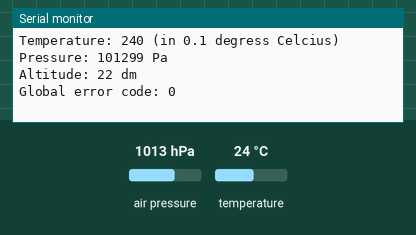
Simulated run of this program. Board: ATmega328P, built with avr-gcc and emulated at 16 MHz (the files do not name the chip). Parts: the last lines printed to the serial monitor. Wiring (inferred from the names in the program): BMP180 pressure sensor at I2C address 0x77. The inputs (shaded band) are chosen by the test bench; at power-on: air pressure 1013 hPa, temperature 24 °C.

Above: at 1.2 s.
1.3 s: air pressure set to 952 hPa
At 2.6 s:
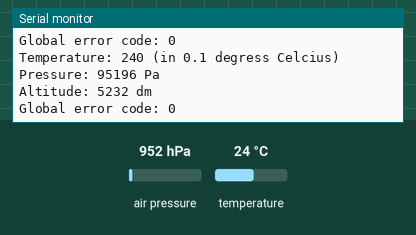
2.8 s: temperature set to 12 °C
4.3 s: air pressure set to 1048 hPa
At 6.9 s:
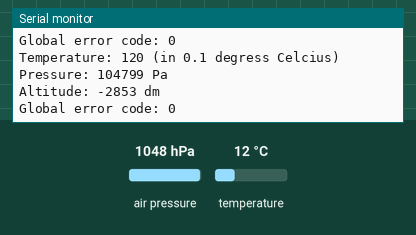
Timing chart, 0 to 8.4 s (numbered marks = the images above; inputs shaded):
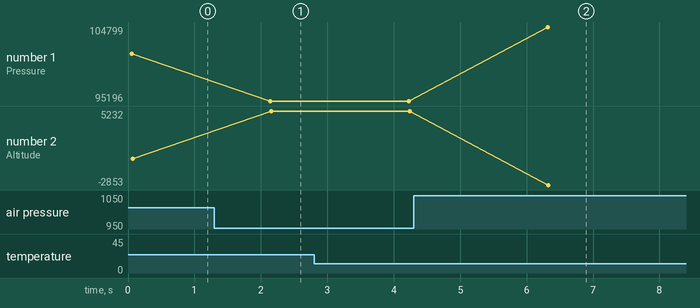

The program:

main.c
```c
// (licence header left out)
#define F_CPU 16000000L

#include <avr/io.h>
#include <string.h>
#include <util/delay.h>
#include "uart.h"
#include "i2c.h"
#include "bmp.h"

int main(void)
{
    int32_t temperature = 0;
    int32_t pressure = 0;
    uint8_t errorCode = 0;

    // Call setup functions
    uartSetup();
    i2cSetup();
    bmpCalibrate(&errorCode);

    while (1)
    {
        bmpComputePressureAndTemperature(&temperature, &pressure, &errorCode);

        printf("Temperature: %ld (in 0.1 degress Celcius)\n", temperature);
        printf("Pressure: %ld Pa\n", pressure);
        printf("Altitude: %ld dm\n", bmpComputeAltitude(pressure));
        printf("Global error code: %d\n\n", errorCode);

        _delay_ms(2000);
    }

    return 0;
}
```

bmp.c
```c
// (licence header left out)
#ifndef F_CPU
#define F_CPU 16000000L
#endif

#include <avr/io.h>
#include <util/delay.h>
#include <util/twi.h>
#include <stdio.h>
#include <math.h>
#include "bmp.h"
#include "i2c.h"

// Oversampling
#define OSS 3 // The oversampling setting works for 0, 1, 2, and 3

// Addresses
#define BMP085_R 0xEF
#define BMP085_W 0xEE

int16_t calibrationSigned[8];
int16_t calibrationUnsigned[3];

void bmpCalibrate(uint8_t* errorcode)
{
    if (*errorcode == 0)
    {
        calibrationSigned[0] = bmpReadShort(0xAA, errorcode); // ac1
    }

    if (*errorcode == 0)
    {
        calibrationSigned[1] = bmpReadShort(0xAC, errorcode); // ac2
    }

    if (*errorcode == 0)
    {
        calibrationSigned[2] = bmpReadShort(0xAE, errorcode); // ac3
    }

    if (*errorcode == 0)
    {
        calibrationUnsigned[0] = bmpReadShort(0xB0, errorcode); // ac4
    }

    if (*errorcode == 0)
    {
        calibrationUnsigned[1] = bmpReadShort(0xB2, errorcode); // ac5
    }

    if (*errorcode == 0)
    {
        calibrationUnsigned[2] = bmpReadShort(0xB4, errorcode); // ac6
    }

    if (*errorcode == 0)
    {
        calibrationSigned[3] = bmpReadShort(0xB6, errorcode); // b1
    }

    if (*errorcode == 0)
    {
        calibrationSigned[4] = bmpReadShort(0xB8, errorcode); // b2
    }

    if (*errorcode == 0)
    {
        calibrationSigned[5] = bmpReadShort(0xBA, errorcode); // mb
    }

    if (*errorcode == 0)
    {
        calibrationSigned[6] = bmpReadShort(0xBC, errorcode); // mc
    }

    if (*errorcode == 0)
    {
        calibrationSigned[7] = bmpReadShort(0xBE, errorcode); // md
    }
}

uint16_t bmpReadShort(uint8_t address, uint8_t* errorCode)
{
    uint16_t msb = 0;
    uint16_t lsb = 0;
    uint16_t data;

    // Send a start condition (set TWSTA)
    i2cStart();
    *errorCode = i2cWaitForComplete();

    if (*errorCode == 0)
    {
        *errorCode = i2cCheckReturnCode(TW_START);
    }
    //printf("Error code: %d\n", errorCode);

    // Tell slave to go in receive mode
    if (*errorCode == 0)
    {
        i2cSendByte(BMP085_W); // write 0xEE
        *errorCode = i2cWaitForComplete();
    }

    // ACKS
    if (*errorCode == 0)
    {
        *errorCode = i2cCheckReturnCode(TW_MT_SLA_ACK);
    }
    //printf("Error code: %d\n", errorCode);

    // Send read address to slave
    if (*errorCode == 0)
    {
        i2cSendByte(address); // write register address
        *errorCode = i2cWaitForComplete();
    }
    // ACKS
    if (*errorCode == 0)
    {
        *errorCode = i2cCheckReturnCode(TW_MT_DATA_ACK);
    }
    //printf("Error code: %d\n", errorCode);

    // Send Restart to Slave
    if (*errorCode == 0)
    {
        i2cStart();
        *errorCode = i2cWaitForComplete();
    }

    if (*errorCode == 0)
    {
        *errorCode = i2cCheckReturnCode(TW_REP_START);
    }
    //printf("Error code: %d\n", errorCode);

    // Tell slave to go in send mode
    if (*errorCode == 0)
    {
        i2cSendByte(BMP085_R); // read 0xEF
        *errorCode = i2cWaitForComplete();
    }

    // ACKS
    if (*errorCode == 0)
    {
        *errorCode = i2cCheckReturnCode(TW_MR_SLA_ACK);
    }
    //printf("Error code: %d\n", errorCode);

    //Get MSB from Salve
    if (*errorCode == 0)
    {
        i2cReadByteACK();
        *errorCode=i2cWaitForComplete();
    }
    //printf("Error code: %d\n", errorCode);

    if (*errorCode == 0)
    {
        msb = i2cGetReceivedByte(); // Get MSB result
        *errorCode = i2cWaitForComplete();
    }

    // ACKM
    if (*errorCode == 0)
    {
        *errorCode = i2cCheckReturnCode(TW_MR_DATA_ACK);
    }
    //printf("Error code: %d\n", errorCode);

    //Get LSB from Slave
    if (*errorCode == 0)
    {
        i2cReadByteNOACK();
        *errorCode = i2cWaitForComplete();
    }
    //printf("Error code: %d\n", errorCode);

    if (*errorCode == 0)
    {
        lsb = i2cGetReceivedByte(); // Get LSB result
        *errorCode = i2cWaitForComplete();
    }

    // NACKM
    if (*errorCode == 0)
    {
        *errorCode = i2cCheckReturnCode(TW_MR_DATA_NACK);
    }
    //printf("Error code: %d\n", errorCode);
    //printf("TWSR STATUS: %d\n", (TWSR & 0xF8));

    // Send stop on the bus
    if (*errorCode == 0)
    {
        *errorCode = i2cStop();
    }
    //printf("Error code: %d\n", errorCode);

    data = (msb << 8) + lsb;

    return data;
}

int32_t bmpReadUT(uint8_t* errorCode)
{
    int32_t temperature = 0;

    // Send a start condition
    i2cStart();
    *errorCode = i2cWaitForComplete();

    if (*errorCode == 0)
    {
        *errorCode = i2cCheckReturnCode(TW_START);
    }

    // Tell slave to go in receive mode
    if (*errorCode == 0)
    {
        i2cSendByte(BMP085_W); // Write 0xEE
        *errorCode = i2cWaitForComplete();
    }

    // ACKS
    if (*errorCode == 0)
    {
        *errorCode = i2cCheckReturnCode(TW_MT_SLA_ACK);
    }
    //printf("Error code: %d\n", errorCode);

    //Write control register address
    if (*errorCode == 0)
    {
        i2cSendByte(0xF4); // write 0xF4
        *errorCode=i2cWaitForComplete();
    }

    // ACKS
    if (*errorCode == 0)
    {
        *errorCode=i2cCheckReturnCode(TW_MT_DATA_ACK);
    }
    //printf("Error code: %d\n", errorCode);
    //printf("TWSR STATUS: %d\n", (TWSR & 0xF8));

    // Write control register value
    if (*errorCode == 0)
    {
        i2cSendByte(0x2E); // write 0x2E
        *errorCode=i2cWaitForComplete();
    }
    // ACKS
    if (*errorCode == 0)
    {
        *errorCode=i2cCheckReturnCode(TW_MT_DATA_ACK);
    }
    //printf("Error code: %d\n", errorCode);

    // Send a stop condition
    if (*errorCode == 0)
    {
        *errorCode=i2cStop();
    }
    //printf("Error code: %d\n", errorCode);

    _delay_ms(5); // Minimum time is 4.5 ms

    if (*errorCode == 0)
    {
        temperature = bmpReadShort(0xF6,errorCode);
    }

    return temperature;
}

int32_t bmpReadUP(uint8_t* errorCode)
{
    int32_t pressure = 0;

    // Send a start condition
    i2cStart();
    *errorCode=i2cWaitForComplete();

    if (*errorCode == 0)
    {
        *errorCode = i2cCheckReturnCode(TW_START);
    }
    //printf("Error code: %d\n", errorCode);

    // Tell slave to go in receive mode
    if (*errorCode == 0)
    {
        i2cSendByte(BMP085_W); // write 0xEE
        *errorCode = i2cWaitForComplete();
    }

    // ACKS
    if (*errorCode == 0)
    {
        *errorCode = i2cCheckReturnCode(TW_MT_SLA_ACK);
    }
    //printf("Error code: %d\n", errorCode);

    // Write control register address
    if (*errorCode == 0)
    {
        i2cSendByte(0xF4); // write 0xF4
        *errorCode = i2cWaitForComplete();
    }

    // ACKS
    if (*errorCode == 0)
    {
        *errorCode = i2cCheckReturnCode(TW_MT_DATA_ACK);
    }
    //printf("Error code: %d\n", errorCode);
    //printf("TWSR STATUS: %d \n", (TWSR & 0xF8));

    // Write control register value
    if (*errorCode == 0)
    {
        i2cSendByte(0x34 + (OSS << 6)); // write 0x34 + (OSS << 6)
        *errorCode = i2cWaitForComplete();
    }

    // ACKS
    if (*errorCode == 0)
    {
        *errorCode = i2cCheckReturnCode(TW_MT_DATA_ACK);
    }
    //printf("Error code: %d\n", errorCode);

    // Send a stop condition
    if (*errorCode == 0)
    {
        *errorCode = i2cStop();
    }
    //printf("Error code: %d\n", errorCode);

    //_delay_ms(16); // Minimum time is 15 ms
    _delay_ms(2 + (3 << OSS));

    if (*errorCode == 0)
    {
        pressure = bmpReadShort(0xF6, errorCode);
        pressure = pressure << 8;
        pressure = pressure >> (8 - OSS);
    }

    return pressure;
}

void bmpComputePressureAndTemperature(int32_t* temperature, int32_t* pressure,
                                      uint8_t* errorCode)
{
    int32_t ut = 0;
    int32_t up = 0;
    int32_t x1, x2, b5, b6, x3, b3, p;
    uint32_t b4, b7;
    int16_t ac1 = calibrationSigned[0];
    int16_t ac2 = calibrationSigned[1];
    int16_t ac3 = calibrationSigned[2];
    uint16_t ac4 = calibrationUnsigned[0];
    uint16_t ac5 = calibrationUnsigned[1];
    uint16_t ac6 = calibrationUnsigned[2];
    int16_t b1 = calibrationSigned[3];
    int16_t b2 = calibrationSigned[4];
    //int16_t mb = calibrationSigned[5];
    int16_t mc = calibrationSigned[6];
    int16_t md = calibrationSigned[7];

    if (*errorCode == 0)
    {
        ut = bmpReadUT(errorCode);
    }

    if (*errorCode == 0)
    {
        up = bmpReadUP(errorCode);
    }

    x1 = ((int32_t) ut - (int32_t) ac6) * (int32_t) ac5 >> 15;
    x2 = ((int32_t) mc << 11) / (x1 + md);
    b5 = x1 + x2;
    *temperature = (b5 + 8) >> 4;

    b6 = b5 - 4000;
    x1 = (b2 * ((b6 * b6) >> 12)) >> 11;
    x2 = (ac2 * b6) >> 11;
    x3 = x1 + x2;
    b3 = (((((int32_t) ac1) * 4 + x3) << OSS) + 2) >> 2;
    x1 = (ac3 * b6) >> 13;
    x2 = (b1 * ((b6 * b6) >> 12)) >> 16;
    x3 = ((x1 + x2) + 2) >> 2;
    b4 = (ac4 * (uint32_t) (x3 + 32768)) >> 15;
    b7 = ((uint32_t) (up - b3) * (50000 >> OSS));
    //p = b7 < 0x80000000 ? (b7 * 2) / b4 : (b7 / b4) * 2;

    if (b7 < 0x80000000)
    {
        p = (b7 << 1) / b4;
    }

    else
    {
        p = (b7 / b4) << 1;
    }

    x1 = (p >> 8) * (p >> 8);
    x1 = (x1 * 3038) >> 16;
    x2 = (-7357 * p) >> 16;
    *pressure = p + ((x1 + x2 + 3791) >> 4);
}

int32_t bmpComputeAltitude(int32_t pressure)
{
    float temp;
    int32_t altitude;

    temp = (float) pressure / 101325;
    temp = 1 - pow(temp, 0.19029);
    altitude = round(44330 * temp * 10);

    // Return altitude in dm
    return altitude;
}
```

bmp.h
```c
// (licence header left out)
#ifndef BMP_H_INCLUDED
#define BMP_H_INCLUDED

void bmpCalibrate(uint8_t* errorcode);
       /* Loads the calibration constants from the EEPROM on the BMP sensor */

uint16_t bmpReadShort(uint8_t address, uint8_t* errorcode);
                                                 /* Returns 16 bits of data */

int32_t bmpReadUT(uint8_t* errorCode);
                                   /* Returns a raw temperature measurement */

int32_t bmpReadUP(uint8_t* errorcode);
                                      /* Returns a raw pressure measurement */

void bmpComputePressureAndTemperature(int32_t* temperature, int32_t* pressure,
                                      uint8_t* errorCode);
                 /* Computes human-readable temperature and pressure values */

int32_t bmpComputeAltitude(int32_t pressure);
                               /* Computes altitude with an empirical model */

#endif
```

i2c.c
```c
// (licence header left out)
#ifndef F_CPU
#define F_CPU 16000000L
#endif

#include <avr/io.h>
#include <util/delay.h>
#include <util/twi.h>
#include "i2c.h"

void i2cSetup()
{
    // Set the Serial Clock Line prescalar
    //
    // TWPS1    TWPS0   Prescalar Value
    //     0        0                 1
    //     0        1                 4
    //     1        0                16
    //     1        1                64
    TWSR = ((0 << TWPS1) | (0 << TWPS0));

    // Set the frequency of the Serial Clock Line to 200 kHz
    //
    // F_SCL = F_CPU / (16 + 2 * TWBR * (Prescalar Value))

    TWBR = 32;
}

void i2cStart(void)
{
    // Send start condition
    TWCR = (1 << TWINT) | (1 << TWSTA) | (1 << TWEN);
}

uint8_t i2cStop(void)
{
    uint8_t i = 0; // Time out variable
    uint8_t errorCode = 0;

    // Transmit stop condition
    TWCR = (1 << TWINT) | (1 << TWEN) | (1 << TWSTO);

    // Wait until stop condition is executed and bus released
    while ((TWCR & (1 << TWSTO)) && (i < 90))
    {
        _delay_us(1);
        i++;
    }

    if (i > 89)
    {
        _delay_us(1);
        errorCode = 100;
    }

    return errorCode;
}

void i2cSendByte(uint8_t data)
{
    // Save data to the TWDR
    TWDR = data;

    // Begin send
    TWCR = (1 << TWINT) | (1 << TWEN);
}

void i2cReadByteACK(void)
{
    TWCR = (1 << TWINT) | (1 << TWEN) | (1 << TWEA);
}

void i2cReadByteNOACK(void)
{
    TWCR = (1 << TWINT) | (1 << TWEN);
}

uint8_t i2cWaitForComplete(void)
{
    uint8_t i = 0; // Time out variable
    uint8_t errorCode = 0;

    // Wait for the i2c interface to complete the operation
    while ((!(TWCR & (1 << TWINT))) && (i < 90))
    {
        _delay_us(1);
        i++;
    }

    if (i > 89)
    {
        _delay_us(1);
        errorCode = 100;
    }

    return errorCode;
}

uint8_t i2cGetReceivedByte(void)
{
    return (uint8_t) TWDR;
}

uint8_t i2cCheckReturnCode(uint8_t expectedErrorCode)
{
    uint8_t errorCode = 0;

    if ((TWSR & 0xF8) != expectedErrorCode)
    {
        errorCode = 10;
    }

    return errorCode;
}
```

i2c.h
```c
// (licence header left out)
#ifndef I2C_H_INCLUDED
#define I2C_H_INCLUDED

void i2cSetup();
  /* Sets pullup and initializes bus speed to 200 kHz (at F_CPU=16000000UL) */

void i2cStart(void);
                                    /* Sends a start condition (sets TWSTA) */

uint8_t i2cStop(void);
                                     /* Sends a stop condition (sets TWSTO) */

void i2cSendByte(uint8_t data);
                                                       /* Sends a data byte */

void i2cReadByteACK(void);
                   /* Reads a data byte and sends ACK when done (sets TWEA) */

void i2cReadByteNOACK(void);
         /* Reads a data byte and sends NOACK when done (does not set TWEA) */

uint8_t i2cGetReceivedByte(void);
                   /* Returns the received data byte form the TWDR register */

uint8_t i2cWaitForComplete(void);
                            /* Waits until the hardware sets the TWINT flag */

uint8_t i2cCheckReturnCode(uint8_t expectedErrorCode);
                 /* Compares the i2c error code with an expected error code */

#endif
```

uart.c
```c
// (licence header left out)
#ifndef F_CPU
#define F_CPU 16000000L
#endif

#define BAUD 19200UL
#define BRC ((F_CPU / 16 / BAUD) - 1)

#include <avr/io.h>
#include <string.h>
#include <stdio.h>
#include "uart.h"

static FILE stdoutUart = FDEV_SETUP_STREAM(uartPutChar, NULL, _FDEV_SETUP_WRITE);

void uartSetup(void)
{
    // Set baud rate
    UBRR0H = (BRC >> 8);
    UBRR0L = BRC;

    // Enable the USART Receiver and Transmitter
    UCSR0B |= (1 << RXEN0);
    UCSR0B |= (1 << TXEN0);

    // Enable the RX Complete Interrupt and the TX Complete Interrupt
    //UCSR0B |= (1 << RXCIE0);
    //UCSR0B |= (1 << TXCIE0);

    // Set the Character Size to 8 bits. There is one stop bit, which is
    // the default setting.
    UCSR0C |= (1 << UCSZ01) | (1 << UCSZ00);

    stdout = &stdoutUart;
}

void uartSendChar(unsigned char c)
{
    // Wait until able to send
    while (!(UCSR0A & (1 << UDRE0)))
    {
        ;
    }

    // Send character
    UDR0 = c;
}

void uartSendString (char *c)
{
    // While *s != '\0'
    while (*c)
    {
        uartSendChar(*c);
        c++;
    }
}

int uartPutChar(char c, FILE *stream)
{
    if (c == '\n')
    {
        uartPutChar('\r', stream);
    }

    // Wait until able to send
    while (!(UCSR0A & (1 << UDRE0)))
    {
        ;
    }

    UDR0 = c;

    return 0;
}
```

uart.h
```c
// (licence header left out)
#ifndef UART_H_INCLUDED
#define UART_H_INCLUDED

#include <stdio.h>

void uartSetup(void);
void uartSendChar(unsigned char c);
void uartSendString (char *s);
int uartPutChar(char c, FILE *stream);

#endif
```

Measured:
- after the input at 1.3 s, the serial monitor: prints a new line after 0.84 s (image 1)
- after the input at 4.3 s, the serial monitor: prints a new line after 2.0 s (image 2)
- plotted number 1: 101299 → 95196 after the input at 1.3 s, 95196 → 104799 after the input at 4.3 s
- plotted number 2: 22 → 5232 after the input at 1.3 s, 5232 → -2853 after the input at 4.3 s
